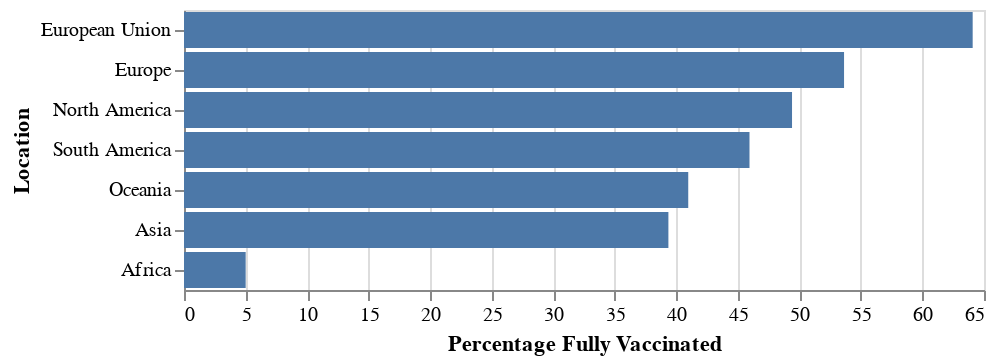

This figure's notebook cell:
### Code cell
plots.plot_bars(full_vaccinations_by_continents, 'Percentage Fully Vaccinated:Q', 'Location:O', plot_type = plots.PLOT_TYPES.FULLY_VACCINATED)

### Figure 1 — Vega-Lite specification as saved in the notebook (floating-point values rounded to 4 significant figures)
{"config": {"view": {"continuousWidth": 400, "continuousHeight": 300}}, "data": {"name": "data-83028f03f0d7a9d3a480b30c5dff2af3"}, "mark": "bar", "encoding": {"tooltip": [{"type": "nominal", "field": "Collection Date"}, {"type": "quantitative", "field": "Population"}, {"type": "nominal", "field": "Location"}, {"type": "quantitative", "field": "People Fully Vaccinated"}, {"type": "quantitative", "field": "Percentage Fully Vaccinated"}], "x": {"type": "quantitative", "field": "Percentage Fully Vaccinated"}, "y": {"type": "ordinal", "field": "Location", "sort": null}}, "$schema": "https://vega.github.io/schema/vega-lite/v4.8.1.json", "datasets": {"data-83028f03f0d7a9d3a480b30c5dff2af3": [{"Location": "European Union", "Collection Date": "2021-10-15", "Total Vaccinations": 578700000.0, "People Vaccinated": 304700000.0, "People Fully Vaccinated": 286600000.0, "Population": 447200000.0, "Percentage Fully Vaccinated": 64.08}, {"Location": "Europe", "Collection Date": "2021-10-15", "Total Vaccinations": 822500000.0, "People Vaccinated": 432500000.0, "People Fully Vaccinated": 401700000.0, "Population": 749000000.0, "Percentage Fully Vaccinated": 53.63}, {"Location": "North America", "Collection Date": "2021-10-15", "Total Vaccinations": 649200000.0, "People Vaccinated": 354000000.0, "People Fully Vaccinated": 294700000.0, "Population": 596600000.0, "Percentage Fully Vaccinated": 49.4}, {"Location": "South America", "Collection Date": "2021-10-15", "Total Vaccinations": 474400000.0, "People Vaccinated": 280000000.0, "People Fully Vaccinated": 199500000.0, "Population": 434300000.0, "Percentage Fully Vaccinated": 45.95}, {"Location": "Oceania", "Collection Date": "2021-10-15", "Total Vaccinations": 40870000.0, "People Vaccinated": 23170000.0, "People Fully Vaccinated": 17710000.0, "Population": 43220000.0, "Percentage Fully Vaccinated": 40.97}, {"Location": "Asia", "Collection Date": "2021-10-15", "Total Vaccinations": 4480000000.0, "People Vaccinated": 2541000000.0, "People Fully Vaccinated": 1841000000.0, "Population": 4678000000.0, "Percentage Fully Vaccinated": 39.36}, {"Location": "Africa", "Collection Date": "2021-10-15", "Total Vaccinations": 171100000.0, "People Vaccinated": 104800000.0, "People Fully Vaccinated": 68830000.0, "Population": 1373000000.0, "Percentage Fully Vaccinated": 5.011}]}}
